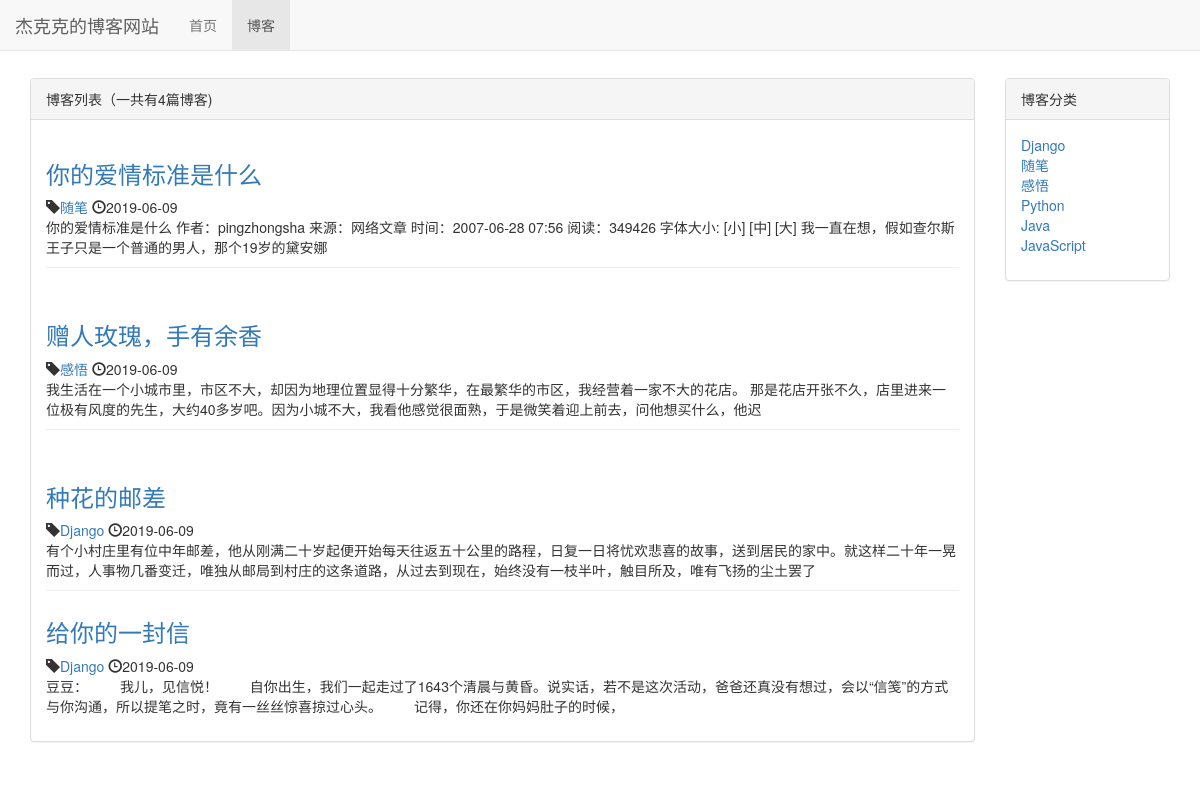
Screenshot of /blog/ with the database file from the repository.
### blog/models.py (models this page shows)
class Blog(models.Model):
    title = models.CharField(max_length=50)
    blogtype = models.ForeignKey(BlogType,on_delete=models.DO_NOTHING)
    content = models.TextField()
    author = models.ForeignKey(User,on_delete=models.DO_NOTHING)
    created_time = models.DateTimeField(auto_now_add=True)
    last_updated_time = models.DateTimeField(auto_now=True)
    def __str__(self):
        return f"<Blog:{self.title}>"

class BlogType(models.Model):
    type_name = models.CharField(max_length=15)
    def __str__(self):
        return self.type_name

### blog/views.py (the view)
# urls.py: path('',views.blog_list,name = 'blog_list'),
def blog_list(request):
    context = {}
    context['blogs']  = Blog.objects.all()
    context['blog_types'] = BlogType.objects.all()
    print(context)
    return render_to_response('blog/blog_list.html', context)

### blog/templates/blog/blog_list.html (shortened to what this page needs)
{% extends 'base.html' %}
{% load staticfiles %}
{% block header_extends %}
    <link rel="stylesheet" href="{% static  'blog/blog.css' %}">
{% endblock %}
{% block content %}
    <div class="container">
        <div class="row">
            <div class="col-xs-12 col-sm-8 col-md-9 col-lg-10">
                <div class="panel panel-default">
                    <div class="panel-heading">
                        {% block blog_list_title %}
                    博客列表（一共有{{ blogs|length }}篇博客)</div>
                        {% endblock %}
                    <div class="panel-body">
                        {% for blog in blogs %}
                            <div class="blog">
                           <h3> <a href="{% url 'bg_detail' blog.pk %}">{{ blog.title }}</a></h3>
                             <p class="blog-info">
                                 <span class="glyphicon glyphicon-tag"></span><a href="{% url 'type_list' blog.blogtype.pk %}">{{ blog.blogtype }}</a>
                                 <span class="glyphicon glyphicon-time"></span>{{ blog.created_time|date:"Y-m-d" }}
                             </p>
                            <p>{{ blog.content|truncatechars:120 }}</p>
                            </div>
                        {% empty %}
                            <div class="blog">
                            <h3>-- 暂无内容，敬请期待--</h3>
                            </div>
                        {% endfor %}
                    </div>
                </div>
            </div>
            <div class="hidden-xs col-sm-4 col-md-3 col-lg-2">
            <div class="panel panel-default">
                <div class="panel-heading">博客分类</div>
                <div class="panel-body">
                    <ul class="blog-types">
                        {% for blog_type in blog_types %}
                            <li><a href="{% url 'type_list' blog_type.pk %}">{{ blog_type.type_name }}</a></li>
                        {% empty %}
                            <li>暂无分类</li>
                        {% endfor %}
                    </ul>
                </div>
            </div>
            </div>
        </div>
    </div>
{% endblock %}
{% block nav_blog_active %}
    active
{% endblock %}

### templates/base.html (shortened to what this page needs)
{% load staticfiles %}
<!DOCTYPE html>
<html lang="zh-CN">
<head>
        {% block header_extends %}
        {% endblock %}
    <link rel="stylesheet" href="{% static 'base.css' %}">
    <link rel="stylesheet" href="{% static 'bootstrap-3.3.7/css/bootstrap.min.css' %}">
</head>
<body>
<div class="navbar navbar-default navbar-fixed-top" role="navigation">
    <div class="container-fluid">
        <div class="navbar-header">
            <a class="navbar-brand" href="{% url 'home' %}">杰克克的博客网站</a>
        </div>
        <div id="navbar-collapse" class="collapse navbar-collapse">
            <ul class="nav navbar-nav">
                <li class="{% block nav_home_active %}{% endblock %}"><a href="{% url 'home' %}">首页</a></li>
                <li class="{% block nav_blog_active %}{% endblock %}"><a href="{% url 'blog_list' %}">博客</a></li>
            </ul>
        </div>
    </div>
</div>
    {% block content %}
    {% endblock %}
</body>
</html>

### blog/static/blog/blog.css (style rules this page uses)
ul.blog-types { list-style-type:none; }
div.blog:not(:last-child) { margin-bottom: 2em; padding-top: 1em; border-bottom: 1px solid #eee; }
div.blog h3 { margin-top: 0.5em; }
div.blog p.blog-info { margin-bottom: 0px; }

### static/base.css (style rules this page uses)
* { margin: 0; padding: 0; }
body { margin-top: 78px!important; }

### rows the page displays
Blog: title "你的爱情标准是什么", blogtype "随笔", created_time "2019-06-09", content "你的爱情标准是什么 作者：pingzhongsha 来源：网络文章 时间：2007-06-28 07:56 阅读：349426 字体大小: [小] [中] [大] 我一直在想，假如查尔斯王子只是一个普通的男人，那个19岁的黛安娜"
Blog: title "赠人玫瑰，手有余香", blogtype "感悟", created_time "2019-06-09", content "我生活在一个小城市里，市区不大，却因为地理位置显得十分繁华，在最繁华的市区，我经营着一家不大的花店。 那是花店开张不久，店里进来一位极有风度的先生，大约40多岁吧。因为小城不大，我看他感觉很面熟，于是微笑着迎上前去，问他想买什么，他迟"
Blog: title "种花的邮差", blogtype "Django", created_time "2019-06-09", content "有个小村庄里有位中年邮差，他从刚满二十岁起便开始每天往返五十公里的路程，日复一日将忧欢悲喜的故事，送到居民的家中。就这样二十年一晃而过，人事物几番变迁，唯独从邮局到村庄的这条道路，从过去到现在，始终没有一枝半叶，触目所及，唯有飞扬的尘土罢了"
Blog: title "给你的一封信", blogtype "Django", created_time "2019-06-09", content "豆豆： 我儿，见信悦！ 自你出生，我们一起走过了1643个清晨与黄昏。说实话，若不是这次活动，爸爸还真没有想过，会以“信笺”的方式与你沟通，所以提笔之时，竟有一丝丝惊喜掠过心头。 记得，你还在你妈妈肚子的时候，"
BlogType: type_name "Django"
BlogType: type_name "随笔"
BlogType: type_name "感悟"
BlogType: type_name "Python"
BlogType: type_name "Java"
BlogType: type_name "JavaScript"

### other values shown
{{ blogs|length }} "4"
